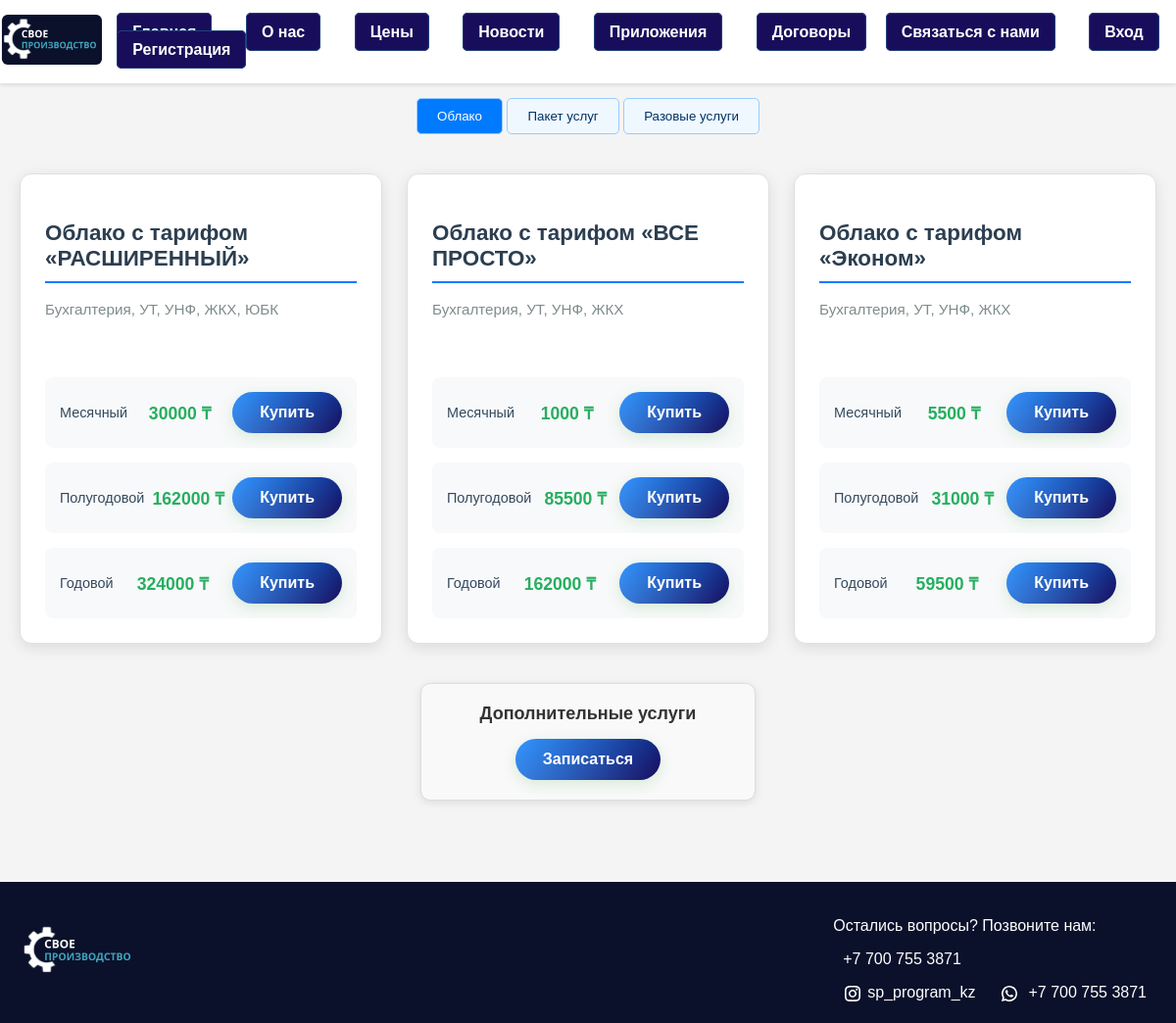
Before: /price with the older database file.
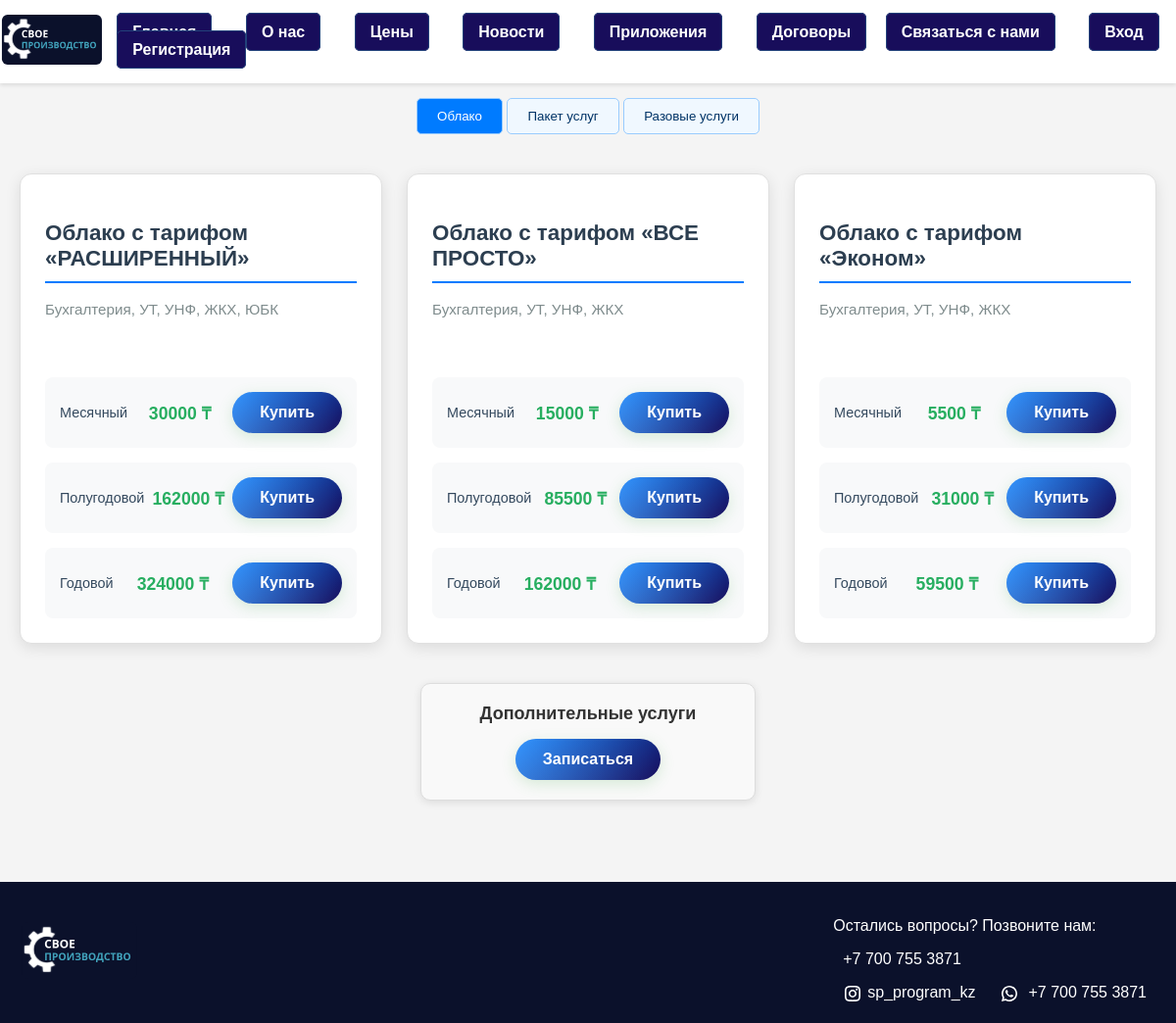
After: the same page with the newer database file.
### tables this page shows
CREATE TABLE services (
            id INTEGER PRIMARY KEY AUTOINCREMENT,
            name TEXT NOT NULL,
            description TEXT,
            base_price NUMERIC(10, 2) NOT NULL,
            category TEXT
        );

CREATE TABLE prices (
                id INTEGER PRIMARY KEY AUTOINCREMENT,
                service_id INTEGER NOT NULL,
                price_type TEXT NOT NULL,
                price NUMERIC(10, 2) NOT NULL,
                duration INTEGER,
                FOREIGN KEY (service_id) REFERENCES services(id)
            );

### flask_app/app.py (the view)
@app.route('/price')
def price():
    conn = get_db_connection()
    cur = conn.cursor()
    cur.execute('''
        SELECT
            s.name AS service_name,
            p.price_type,
            p.price,
            s.description,
            s.category,
            p.duration
        FROM services s
        LEFT JOIN prices p ON s.id = p.service_id
        ORDER BY
            s.category,
            s.id,
            CASE
                WHEN p.duration = 1 THEN 1
                WHEN p.duration = 6 THEN 2
                WHEN p.duration = 12 THEN 3
                ELSE 4
            END
    ''')
    data = cur.fetchall()
    conn.close()
    services = {}
    for service_name, price_type, price, description, category, duration in data:
        if category not in services:
            services[category] = {}
        if service_name not in services[category]:
            services[category][service_name] = []
        duration_map = {
            1: 'месяц',
            6: 'полугодовой',
            12: 'год',
            0: 'пробный период',
            16: 'особая подписка'  # Адаптируйте при необходимости
        }
        display_duration = duration_map.get(duration, f"{duration} мес.")
        services[category][service_name].append({
            'price_type': price_type,
            'price': price,
            'description': description,
            'category': category,
            'duration': display_duration,
            'raw_duration': duration  # Для возможной сортировки в шаблоне
        })
    return render_template('price.html', services=services)

### flask_app/app.py (called while the page is built)
def get_db_connection():
    conn = sqlite3.connect(r'C:\Users\kotonai\Downloads\project\database\db.sqlite3')
    conn.row_factory = sqlite3.Row  # Для доступа к данным по имени столбца
    return conn

### flask_app/templates/price.html (shortened to what this page needs)
{% extends 'base.html' %}
{% block extra_styles %}
<link rel="stylesheet" href="{{ url_for('static', filename='css/price.css') }}">
<link rel="stylesheet" href="{{ url_for('static', filename='css/index.css') }}">
{% endblock %}
{% block content %}
<div class="category-tabs">
    {% for category in services %}
    <button
        class="tab-button {% if loop.first %}active{% endif %}"
        onclick="switchCategory('{{ category }}', this)"
    >
        {{ category }}
    </button>
    {% endfor %}
</div>
{% for category in services %}
<div
    id="category-{{ category }}"
    class="category-section {% if loop.first %}active{% endif %}">
    <div class="services-container">
        {% for service_name, prices in services[category].items() %}
        <div class="service-card">
            <h3>{{ service_name }}</h3>
            <p>{{ prices[0].description }}</p>
            <div class="prices">
                {% for price in prices %}
                <div class="price-item">
                    <span class="price-type">{{ price.price_type }}</span>
                    <span class="price">{{ price.price }} ₸</span>
                    <a href="{{ '/' }}?service={{ service_name | urlencode }}&price_type={{ price.price_type | urlencode }}"
                       class="buy-button">
                        Купить
                    </a>
                </div>
                {% endfor %}
            </div>
        </div>
        {% endfor %}
    </div>
</div>
{% endfor %}
<div class="main-card">
<div class="services-card">
    <span class="price-type">Дополнительные услуги</span>
    <a href="{{ '/' }}?service={{ 'Дополнительные услуги' | urlencode }}&price_type={{ 'Консультация' | urlencode }}" class="buy-button">
        Записаться
    </a>
</div>
</div>
{% endblock %}

### flask_app/templates/base.html (shortened to what this page needs)
<!DOCTYPE html>
<html lang="ru">
<head>
    {% block extra_styles %}{% endblock %}
    <link rel="stylesheet" href="{{ url_for('static', filename='css/modal.css') }}">
</head>
<body>
<header>
    <div class="logo">
        <img src="{{ url_for('static', filename='img/Frame169-1.svg') }}" alt="Logo">
    </div>
    <nav class="nav-bar">
        <a href="/">Главная</a>
        <a href="about">О нас</a>
        <a href="price">Цены</a>
        <a href="news">Новости</a>
        <a href="solutions">Приложения</a>
        <a href="dogovor">Договоры</a>
        <a href="#contact" class="contact-link">Связаться с нами</a>
        {% if current_user.is_authenticated %}
            <a href="{% if current_user.role == 'admin' %}/admin{% else %}/profile{% endif %}">Профиль</a>
            <a href="/logout">Выход</a>
        {% else %}
            <a onclick="openModal('login-modal')">Вход</a>
            <a onclick="openModal('register-modal')">Регистрация</a>
        {% endif %}
    </nav>
</header>
<main>
    {% block content %}
    {% endblock %}
</main>
<footer>
    <div class="footer-left">
        <div class="logo">
          <img class="frame-169-1" src="{{ url_for('static', filename='img/Frame169-1.svg') }}" alt="Логотип">
        </div>
    </div>
    <div id="contact" class="contact-info">
        <p>Остались вопросы? Позвоните нам:</p>
        <p><a href="tel:+77007553871">+7 700 755 3871</a></p>
        <a href="https://www.instagram.com/sp_program_kz/">
          <img src="{{ url_for('static', filename='img/instagram-line.svg') }}" alt="Instagram Icon">sp_program_kz
        </a>
        <a href="https://wa.me/77007553871">
            <img src="{{ url_for('static', filename='img/whatsapp-line.svg') }}" alt="WhatsApp Icon" /> +7 700 755 3871
        </a>
    </div>
</footer>
</body>
</html>

### flask_app/static/css/price.css (style rules this page uses)
body { background-color: #f4f4f4; }
.tab-button { padding: 10px 20px; border: 1px solid #99ccff; border-radius: 5px; background-color: #f0f8ff; color: #003366; cursor: pointer; transition: background-color 0.3s ease; }
.tab-button:hover, .tab-button.active { background-color: #cce7ff; }
main { margin-top: 100px; height: 100vh; }
.services-container { display: grid; grid-template-columns: repeat(auto-fit, minmax(300px, 1fr)); gap: 25px; padding: 20px; }
.service-card { background: white; border-radius: 12px; box-shadow: 0 4px 15px rgba(0,0,0,0.1); padding: 25px; transition: transform 0.3s, box-shadow 0.3s; border: 1px solid #e0e0e0; }
.service-card h3 { color: #2c3e50; font-size: 1.4rem; margin-bottom: 15px; border-bottom: 2px solid #007bff; padding-bottom: 10px; }
.service-card p { color: #7f8c8d; font-size: 0.95rem; line-height: 1.5; margin-bottom: 20px; min-height: 60px; }
.prices { display: flex; flex-direction: column; gap: 15px; }
.price-item { background: #f8f9fa; border-radius: 8px; padding: 15px; display: flex; justify-content: space-between; align-items: center; transition: background 0.3s; }
.price-type { color: #34495e; font-weight: 500; font-size: 0.9rem; }
.price { color: #27ae60; font-weight: bold; font-size: 1.1rem; }
.buy-button { display: inline-flex; align-items: center; justify-content: center; background: linear-gradient(135deg, #007bff 0%, #180d5b 100%); color: white; padding: 12px 28px; border-radius: 30px; text-decoration: none; transition: all 0.4s cubic-bezier(0.23, 1, 0.32, 1); font-size: 1rem; font-weight: 600; border: none; cursor: pointer; position: relative; overflow: hidden; box-shadow: 0 4px 15px #4caf5033; }
.buy-button::before { content: ''; position: absolute; top: 0; left: -100%; width: 200%; height: 100%; background: linear-gradient( 90deg, transparent, rgba(255, 255, 255, 0.2), transparent ); transition: 0.5s; }
.category-tabs { margin-bottom: 20px; text-align: center; }
.tab-button.active { background: #007bff; color: white; }
.category-section { display: none; }
.category-section.active { display: block; }
.main-card { display: flex; justify-content: center; align-items: center; }
.services-card { background-color: #f9f9f9; border: 1px solid #ddd; border-radius: 10px; padding: 20px; box-shadow: 0 2px 8px rgba(0, 0, 0, 0.1); width: 300px; text-align: center; transition: all 0.3s ease; margin: 20px; }
.services-card .price-type { font-size: 18px; font-weight: bold; color: #333; display: block; margin-bottom: 15px; }

### flask_app/static/css/index.css (style rules this page uses)
body { font-family: Arial, sans-serif; margin: 0; padding: 0; background-color: #f4f4f4; color: #333; overflow-x: hidden; }
header { background-color: #ffffff; color: #212529; padding: 15px 0; position: fixed; top: 0; width: 100%; box-shadow: 0 2px 4px rgba(0, 0, 0, 0.1); z-index: 100; display: flex; justify-content: space-between; align-items: center; }
.contact-link { margin-left: auto; }
.logo img { width: 100%; max-width: 120px; }
header a { color: white; text-decoration: none; margin: 0 15px; padding: 10px 15px; background-color: #180d5b; border: 1px solid #22417a; border-radius: 5px; font-weight: bold; transition: all 0.3s; }
footer { background-color: #0B112B; color: white; padding: 20px; display: flex; justify-content: space-between; align-items: center; }
footer .contact-info a { color: white; text-decoration: none; margin: 0 10px; }
footer .contact-info img { width: 20px; vertical-align: middle; margin-right: 5px; }

Changed rows visible on the page:
changed prices "Облако с тарифом «ВСЕ ПРОСТО»": price "1000" → "15000"
